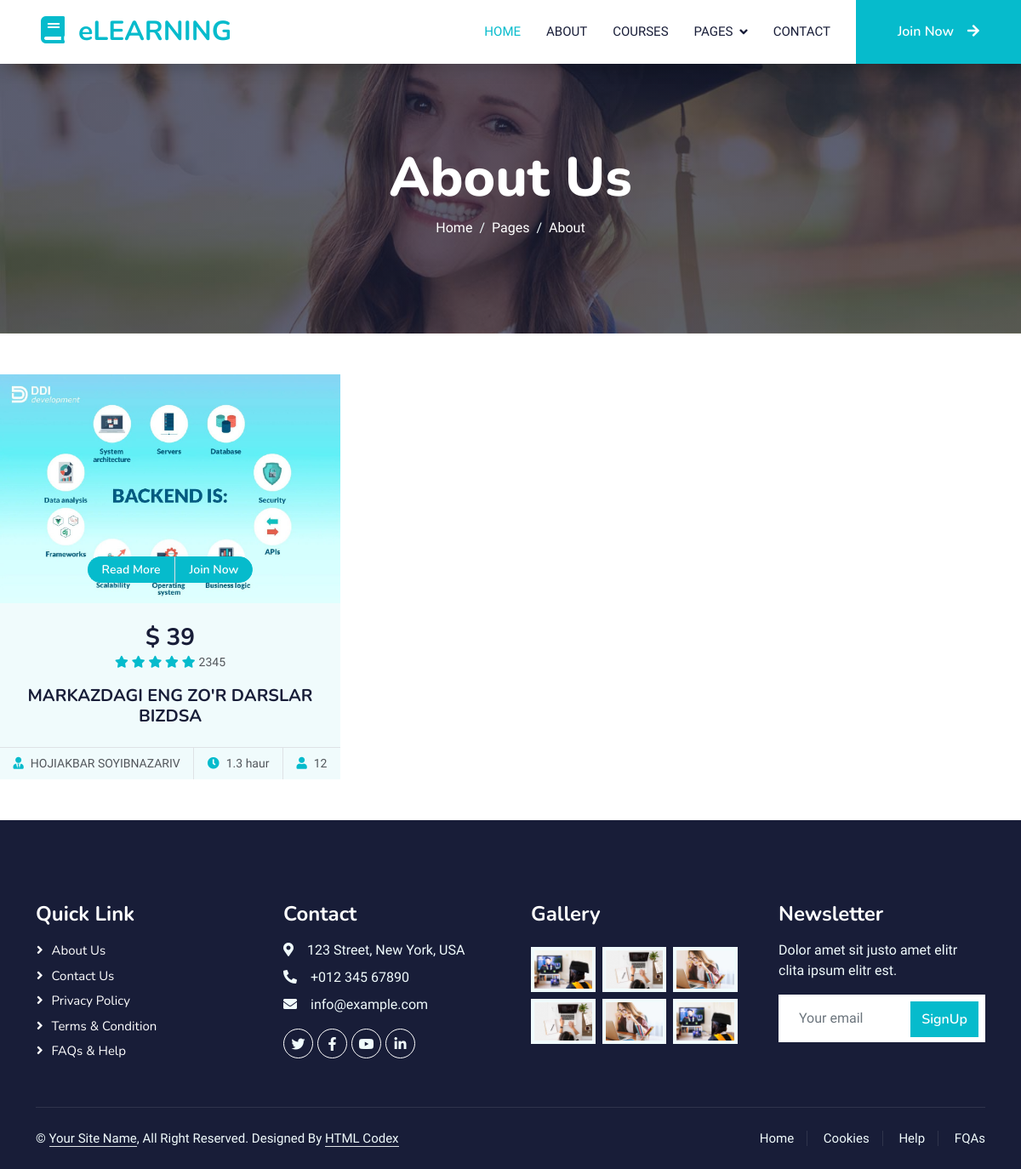
The page /papulars/4 on the database its author committed.
### blog/models.py (models this page shows, shortened)
class Papular(models.Model):
    name = models.CharField(max_length=300)
    price = models.IntegerField()
    bio = models.TextField()
    img = models.ImageField(upload_to='index/img')
    number = models.IntegerField()
    time = models.FloatField()
    tname = models.CharField(max_length=300)
    snumber = models.TextField()

### blog/views.py (the view)
# urls.py: path('papulars/<int:id>', papularsdetailview, name='papularsDetail'),
def papularsdetailview(request,id):
    try:
        papulars=Papular.objects.get(id=id)
        context = {
            "papulars":papulars
        }
    except papulars.DoesNotExist:
        raise Http404("No papulars found")
    return render(request,"papulars_detail.html",context=context)

### template/papulars_detail.html
{% extends 'base.html' %}
{% load static %}
{% block content %}
<div class="col-lg-4 col-md-6 wow fadeInUp" data-wow-delay="0.1s">
                    <div class="course-item bg-light">
                        <div class="position-relative overflow-hidden">
                            <img class="img-fluid" src={{papulars.img.url}} alt="">
                            <div class="w-100 d-flex justify-content-center position-absolute bottom-0 start-0 mb-4">
                                <a href="#" class="flex-shrink-0 btn btn-sm btn-primary px-3 border-end" style="border-radius: 30px 0 0 30px;">Read More</a>
                                <a href="#" class="flex-shrink-0 btn btn-sm btn-primary px-3" style="border-radius: 0 30px 30px 0;">Join Now</a>
                            </div>
                        </div>
                        <div class="text-center p-4 pb-0">
                            <h3 class="mb-0">$ {{papulars.price}}</h3>
                            <div class="mb-3">
                                <small class="fa fa-star text-primary"></small>
                                <small class="fa fa-star text-primary"></small>
                                <small class="fa fa-star text-primary"></small>
                                <small class="fa fa-star text-primary"></small>
                                <small class="fa fa-star text-primary"></small>
                                <small>{{papulars.number}}</small>
                            </div>
                            <h5 class="mb-4">{{papulars.bio}}</h5>
                        </div>
                        <div class="d-flex border-top">
                            <small class="flex-fill text-center border-end py-2"><i class="fa fa-user-tie text-primary me-2"></i>{{papulars.tname}}</small>
                            <small class="flex-fill text-center border-end py-2"><i class="fa fa-clock text-primary me-2"></i>{{papulars.time}} haur</small>
                            <small class="flex-fill text-center py-2"><i class="fa fa-user text-primary me-2"></i>{{papulars.snumber}}</small>
                        </div>
                    </div>
                </div>
{% endblock content %}

### static/css/style.css (style rules this page uses)
:root { --primary: #06BBCC; --light: #F0FBFC; --dark: #181d38; }
.btn { font-family: 'Nunito', sans-serif; font-weight: 600; transition: .5s; }
.btn.btn-primary, .btn.btn-secondary { color: #FFFFFF; }
.category img, .course-item img { transition: .5s; }

### template/base.html (style rules this page uses)
:root { --primary: #06BBCC; --light: #F0FBFC; --dark: #181d38; }
.btn { font-family: 'Nunito', sans-serif; font-weight: 600; transition: .5s; }
.btn.btn-primary, .btn.btn-secondary { color: #FFFFFF; }
.category img, .course-item img { transition: .5s; }

### rows shown on the page
Papular: img (picture), price "39", number "2345", bio "MARKAZDAGI ENG ZO'R DARSLAR BIZDSA", tname "HOJIAKBAR SOYIBNAZARIV", time "1.3", snumber "12"
